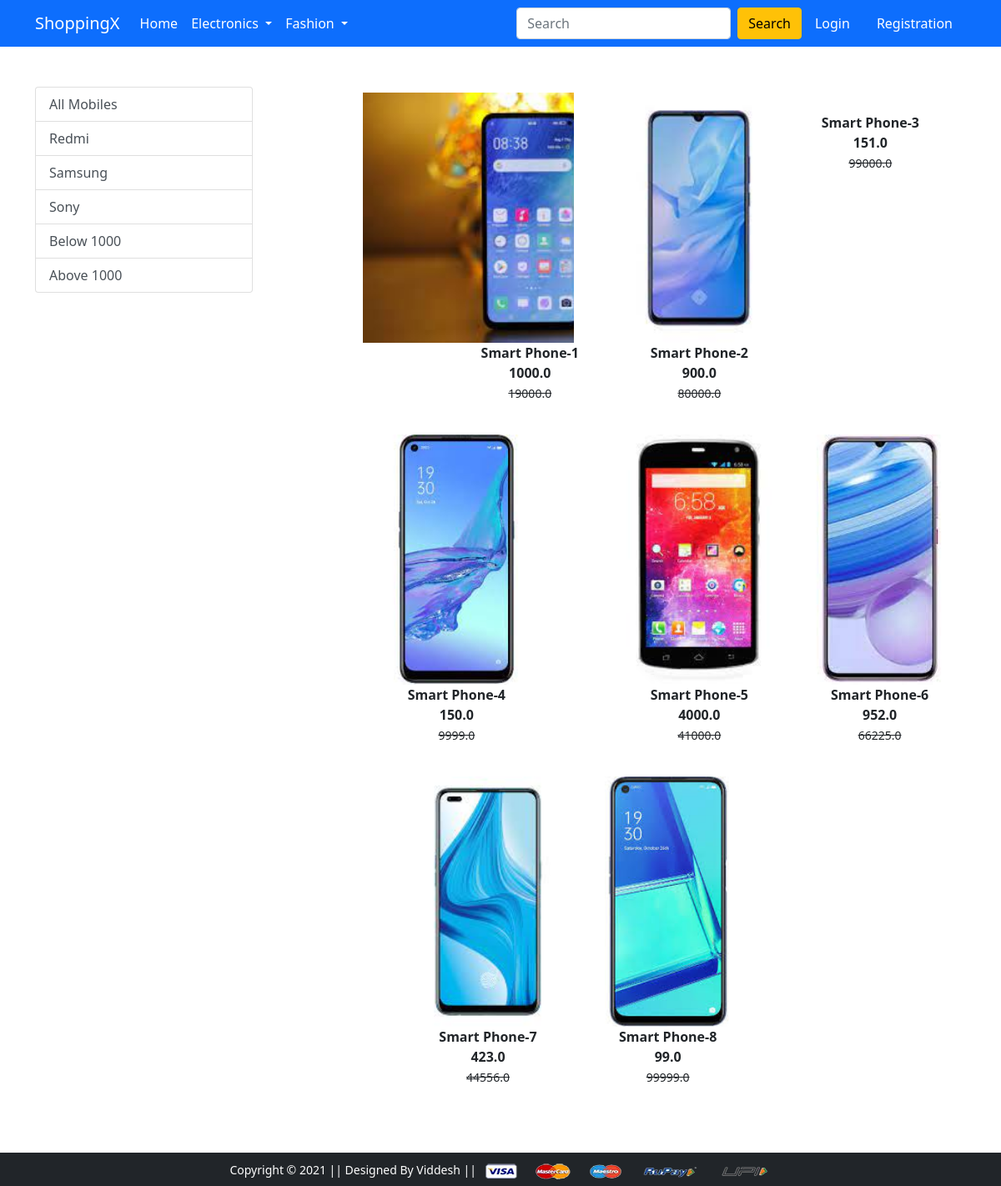
/mobile/, run on the app's committed database.
### app/models.py (models this page shows, shortened)
class Product(models.Model):
    title = models.CharField(max_length=100)
    selling_price = models.FloatField()
    discounted_price = models.FloatField()
    description = models.TextField()
    brand = models.CharField(max_length=100)
    category = models.CharField(choices=CATEGORY_CHOICES, max_length=2)
    product_image = models.ImageField(upload_to='productimg')

### app/views.py (the view)
# urls.py: path('mobile/', views.mobile, name='mobile'),
def mobile(request, data=None):
    totalitem = 0
    if request.user.is_authenticated:
        totalitem = len(Cart.objects.filter(user=request.user))
    if data == None:
        mobiles = Product.objects.filter(category='M')
    elif data == 'Redmi' or data == 'Samsung' or data == 'Sony':
        mobiles = Product.objects.filter(category='M').filter(brand=data)
    elif data == 'Below':
        mobiles = Product.objects.filter(category='M').filter(discounted_price__lt=1000)
    elif data == 'Above':
        mobiles = Product.objects.filter(category='M').filter(discounted_price__gt=1000)
    return render(request, 'app/mobile.html', {'mobiles': mobiles, 'totalitem':totalitem})

### app/templates/app/mobile.html (shortened to what this page needs)
{% extends 'app/base.html' %}
{% load static %}
{% block main-content %}
<div class="container my-5">
 <div class="row">
  <div class="col-sm-3">
        <div class="list-group">
            <a href="{% url 'mobile' %}" class="list-group-item list-group-item-action" aria-current="true">
                All Mobiles
            </a>
            <a href="{% url 'mobiledata' 'Redmi' %}" class="list-group-item list-group-item-action" aria-current="true">Redmi</a>
            <a href="{% url 'mobiledata' 'Samsung' %}" class="list-group-item list-group-item-action">Samsung</a>
            <a href="{% url 'mobiledata' 'Sony' %}" class="list-group-item list-group-item-action">Sony</a>
            <a href="{% url 'mobiledata' 'Below' %}" class="list-group-item list-group-item-action">Below 1000</a>
            <a href="{% url 'mobiledata' 'Above' %}" class="list-group-item list-group-item-action">Above 1000</a>
        </div>
  </div>
  <div class="col-sm-8 offset-sm-1">
        <div class="row">
            {% for product in mobiles %}
            <div class="col-sm-4 text-center mb-4">
                <a href="{% url 'product-detail' product.id %}" class="btn">
                    <div class="item">
                        <img src="{{product.product_image.url}}" alt="" height="300" class="">
                        <div class="fw-bold">{{product.title}}</div>
                        <div class="fw-bold">{{product.discounted_price}}</div>
                        <small class="fw-light text-decoration-line-through">{{product.selling_price}}</small>
                    </div>
                </a>
            </div>
            {% endfor %}
        </div>
  </div>
 </div>
</div>
{% endblock main-content %}

### data on the page
Product: product_image (picture), title "Smart Phone-1", discounted_price "1000.0", selling_price "19000.0"
Product: product_image (picture), title "Smart Phone-2", discounted_price "900.0", selling_price "80000.0"
Product: title "Smart Phone-3", discounted_price "151.0", selling_price "99000.0"
Product: product_image (picture), title "Smart Phone-4", discounted_price "150.0", selling_price "9999.0"
Product: product_image (picture), title "Smart Phone-5", discounted_price "4000.0", selling_price "41000.0"
Product: product_image (picture), title "Smart Phone-6", discounted_price "952.0", selling_price "66225.0"
Product: product_image (picture), title "Smart Phone-7", discounted_price "423.0", selling_price "44556.0"
Product: product_image (picture), title "Smart Phone-8", discounted_price "99.0", selling_price "99999.0"
